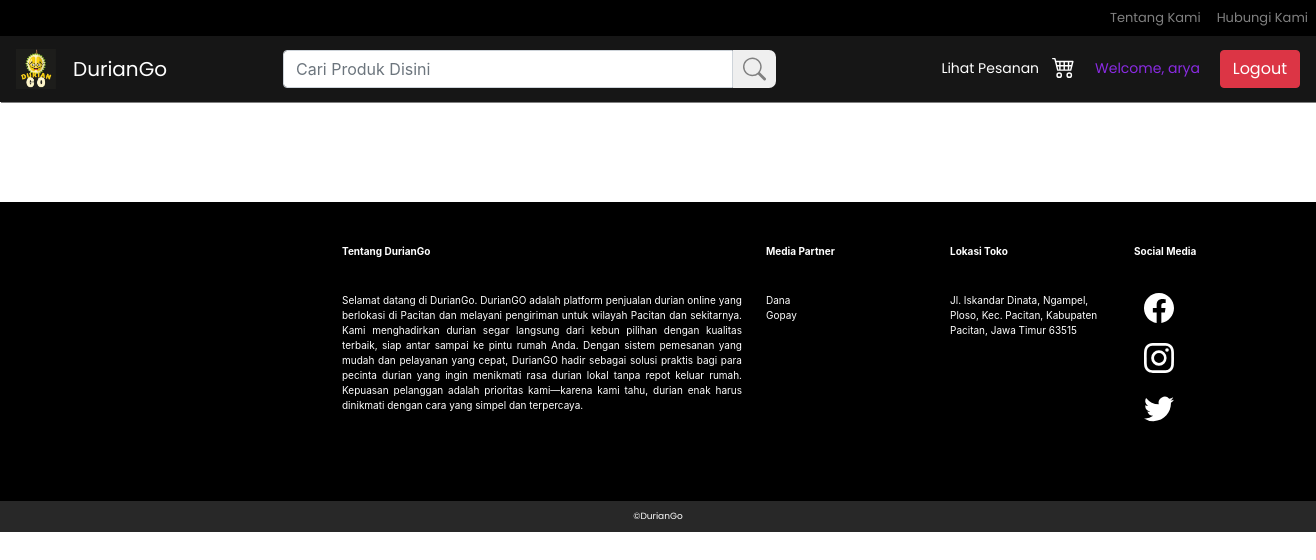
The page /lihatpesanan.php (signed in) on the database as committed earlier.
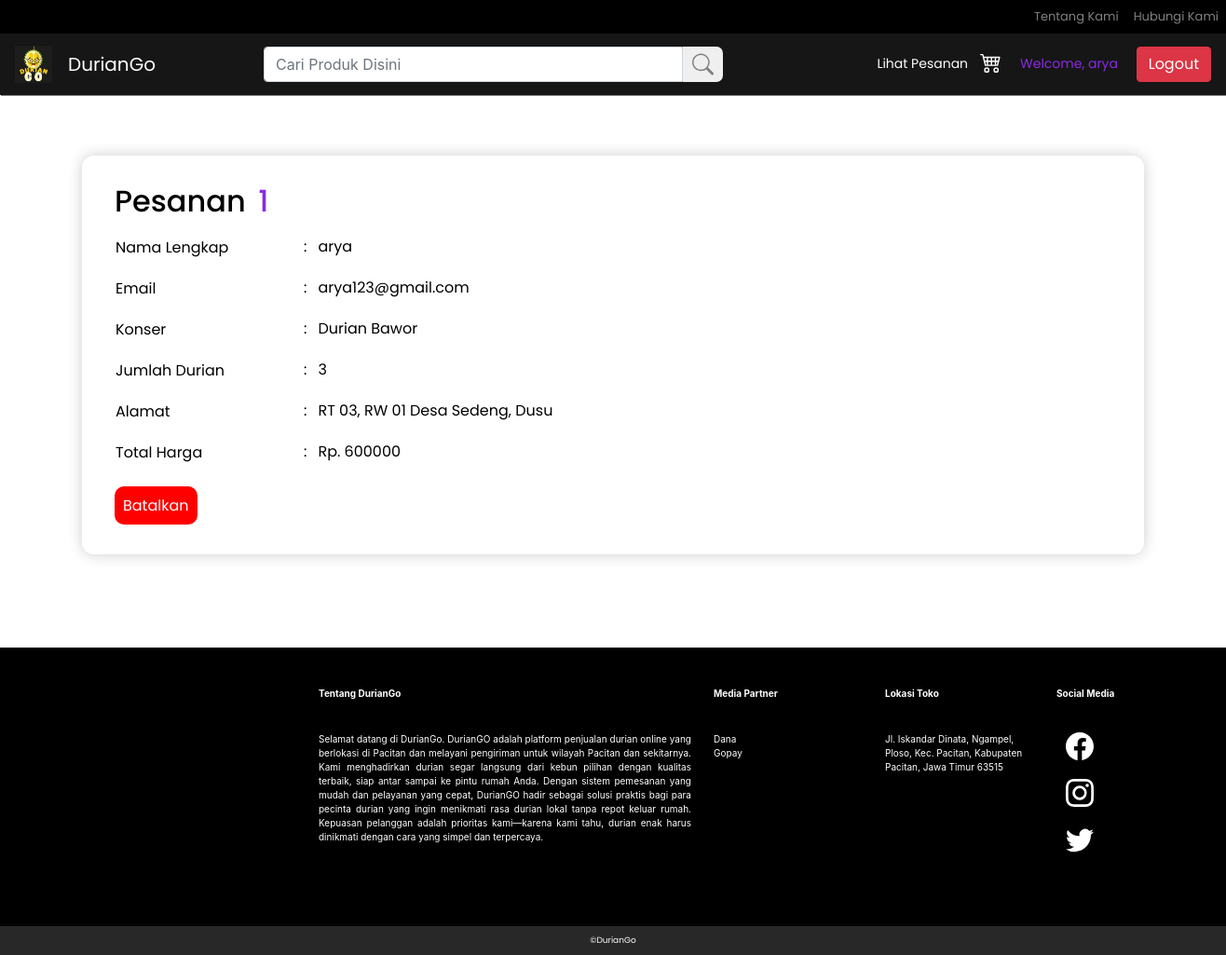
The same page on the database as committed later.
### tables this page shows
CREATE TABLE `pesanan` (
  `idpesanan` int(30) NOT NULL,
  `id` int(30) NOT NULL,
  `nama` varchar(30) NOT NULL,
  `email` varchar(30) NOT NULL,
  `jenisdurian` varchar(30) NOT NULL,
  `alamat` varchar(30) NOT NULL,
  `jumlah` int(30) NOT NULL,
  `total` int(30) NOT NULL
);

### lihatpesanan.php (the view, shortened to what the changed rows need)
<!doctype html>
<html lang="en">
<head>
    <link rel="stylesheet" href="style.css">
    <link rel="stylesheet" href="https://cdn.jsdelivr.net/npm/bootstrap@4.6.2/dist/css/bootstrap.min.css">
</head>
<body>
    <section>
        <?php
        $angka = 0;
        include "konek.php";
        $nama = $_SESSION['username'];
        $query = mysqli_query($konek, "SELECT * from login where username ='$nama'");
        while ($data = mysqli_fetch_array($query)) {
            $id = $data['id'];
        }
        include 'konek.php';
        $query = mysqli_query($konek, "select * from pesanan where id = '$id'");
        while ($data = mysqli_fetch_array($query)) {
            $angka = $angka + 1; ?>
            <div class="editlihattiket container" style="display: flex;">
                <div class="formleft container" style="padding-left: 20px;padding-top:10px;margin-right:10px; padding-right:0px;padding-bottom:20px;">
                    <h2>Pesanan <span style="margin-left: 5px; color:blueviolet;"> <?php echo $angka; ?></span> </h2>
                    <table>
                        <tr>
                            <td>
                                <label style="margin-top:10px;width:200px;" for="inputnama">Nama Lengkap</label>
                            </td>
                            <td>:</td>
                            <td> <span style="margin-left: 10px;margin-bottom: 20px;"> <?php echo $data['nama']; ?></span></td>
                        </tr>
                        <tr>
                            <td>
                                <label style="margin-top:10px;width:200px;" for="inputnama">Email</label>
                            </td>
                            <td>:</td>
                            <td> <span style="margin-left: 10px;margin-bottom: 20px;"><?php echo $data['email']; ?></span></td>
                        </tr>
                        <tr>
                            <td>
                                <label style="margin-top:10px;width:200px;" for="inputnama">Konser</label>
                            </td>
                            <td>:</td>
                            <td> <span style="margin-left: 10px;margin-bottom: 20px;"> <?php echo $data['jenisdurian']; ?></span></td>
                        </tr>
                        <tr>
                            <td>
                                <label style="margin-top:10px;width:200px;" for="inputnama">Jumlah Durian</label>
                            </td>
                            <td>:</td>
                            <td> <span style="margin-left: 10px;margin-bottom: 20px;"><?php echo $data['jumlah']; ?> </span></td>
                        </tr>
                        <tr>
                            <td>
                                <label style="margin-top:10px;width:200px;" for="inputnama">Alamat</label>
                            </td>
                            <td>:</td>
                            <td> <span style="margin-left: 10px;margin-bottom: 20px;"><?php echo $data['alamat']; ?> </span></td>
                        </tr>
                        <tr>
                            <td>
                                <label style="margin-top:10px;width:200px;" for="inputnama">Total Harga</label>
                            </td>
                            <td>:</td>
                            <td> <span style="margin-left: 10px;margin-bottom: 20px;">Rp. <?php echo $data['total']; ?> </span></td>
                        </tr>
                    </table>
                    <br>
                    <a href=hapuspesanan.php?id=<?php echo $data['idpesanan']; ?> style="text-decoration:none;padding:9px; font-size:16px;margin-left: 0px; background-color: red ; border-style:none; font-family: Poppins; color:white;border-radius:10px;">Batalkan</a>
                </div>
            </div>
        <?php } ?>
    </section>
    <div class="footer" id="aboutus" style="background-color: black; margin-left: 0px; margin-right: 0px; margin-top:100px; padding: 30px; display: flex; text-align: center;">
        <table class="table table-borderless responsive-2" style="color: white; font-size: 10px; text-align: left; margin-left: 300px; margin-right: 300px; overflow-x:auto;">
            <thead>
                <tr>
                    <th scope="col">
                        <li class="list-group" style="margin-bottom: 10px; width: 400px;">Tentang DurianGo</li>
                    </th>
                    <th scope="col">
                        <li class="list-group" style="margin-bottom: 10px; width: 160px;">Media Partner</li>
                    </th>
                    <th scope="col">
                        <li class="list-group" style="margin-bottom: 10px; width: 160px;">Lokasi Toko</li>
                    </th>
                    <th scope="col">
                        <li class="list-group" style="margin-bottom: 10px; width: 160px;">Social Media</li>
                    </th>
                </tr>
            </thead>
        </table>
    </div>
</body>
</html>

Rows that differ between the two databases and show on the page:
added pesanan: nama "arya", email "arya123@gmail.com", jenisdurian "Durian Bawor", jumlah "3", alamat "RT 03, RW 01 Desa Sedeng, Dusu", total "600000"
